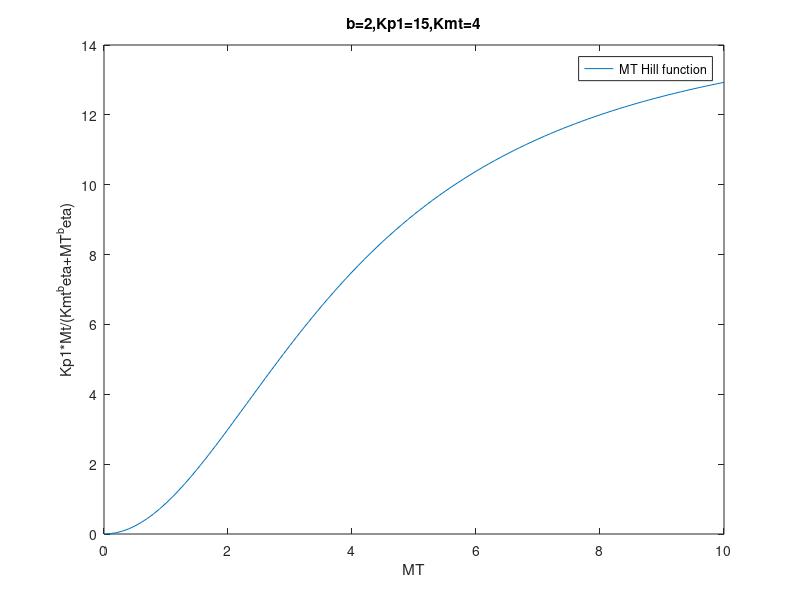

MATLAB code to generate this figure:
x=0:0.1:10;
a=2;
kp1=15;
f=kp1*x.^a./(4^a+x.^a);
plot(x,f);
h=legend('MT Hill function');
xlabel('MT');
ylabel('Kp1*Mt/(Kmt^beta+MT^beta)');
title_handle = title('This is the original title');
set(title_handle,'String','b=2,Kp1=15,Kmt=4');